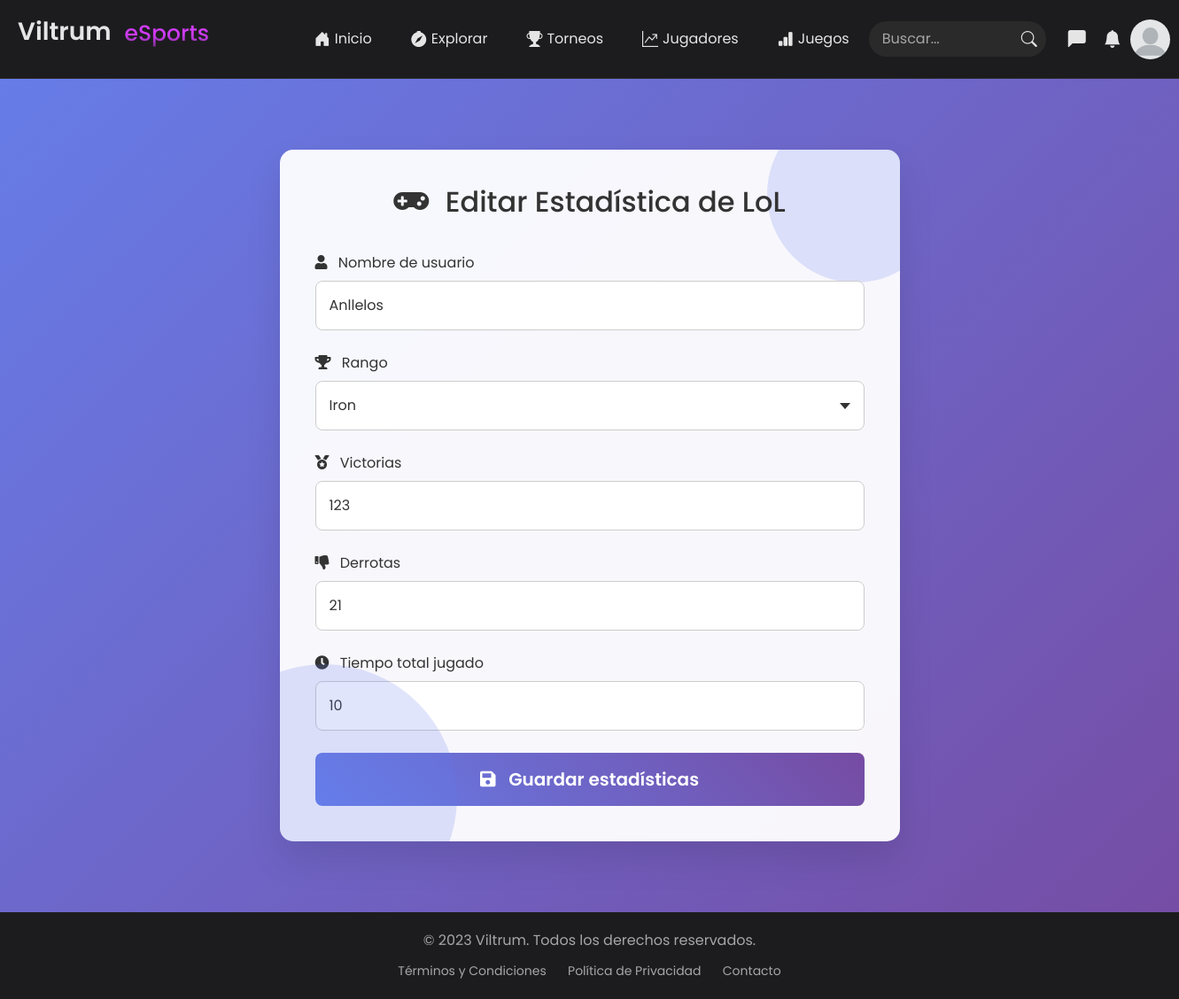
Page /profile/games_stats/edit/1 (signed in) on the committed database.
### users/models.py (models this page shows)
class PlayerStats(models.Model):
    TYPE_CHOICES = [
        ("LoL", "League of Legends"),
        ("D2", "Dota 2"),
        ("CSGO", "Counter-Strike: Global Offensive"),
        ("VAL", "Valorant"),
        ("OW", "Overwatch"),
        ("PUBG", "PlayerUnknown's Battlegrounds"),
        ("FORT", "Fortnite"),
        ("Apex", "Apex Legends"),
        ("R6", "Rainbow Six Siege"),
        ("RL", "Rocket League")
    ]
    user = models.ForeignKey(User, on_delete=models.CASCADE)  # Relación con el usuario
    user_game = models.CharField(max_length=50)  # Nombre del juego jugado por el usuario
    game = models.CharField(max_length=5, choices=TYPE_CHOICES)  # Juego, limitado a las opciones disponibles
    rank = models.CharField(max_length=50)  # Rango del jugador
    wins = models.IntegerField(default=0)  # Número de victorias
    losses = models.IntegerField(default=0)  # Número de derrotas
    total_played = models.IntegerField(default=0)  # Total de juegos jugados
    is_active = models.BooleanField(default=True)  #Bandera en caso de ser eliminado
    class Meta:
        unique_together = ('user', 'game')  # Asegura que el usuario no pueda repetir el juego con el mismo tipo

### users/views.py (the view)
# urls.py: path('profile/games_stats/edit/<int:game_id>', views.update_game_stats, name='edit_game_stat'),
@login_required
def update_game_stats(request, game_id):
    active_user = request.user
    game = get_object_or_404(PlayerStats, pk=game_id)
    if active_user.groups.filter(name='Gamer').exists() and PlayerStats.objects.filter(user=active_user, pk=game.id).exists():
        if request.method == "POST":
            edit_game_stat = EditGameStat(request.POST, instance=game)
            if edit_game_stat.is_valid():
                edit_game_stat.save()
                return redirect('profile', username=active_user.username)  # Asegúrate de pasar el username
        edit_game_stat = EditGameStat(instance=game)  # Crear instancia del formulario para GET
        data_context = {'edit_game_stat': edit_game_stat, 'game': game}
        return render(request, 'edit_game_stat.html', data_context)
    return redirect('home')

### users/forms.py
class EditGameStat(forms.ModelForm):
    class Meta:
        model = models.PlayerStats
        fields = ['user_game', 'rank', 'wins', 'losses', 'total_played']

### core/context_processors.py (called while the page is built)
def user_role(request):
    if request.user.is_authenticated:
        if request.user.groups.filter(name='Sponsor').exists():
            return {'role': 'sponsor'}
        elif request.user.groups.filter(name='Gamer').exists():
            return {'role': 'gamer'}
        else:
            return {'role': 'other'}
    return {'role': 'guest'}

def notifications(request):
    if request.user.is_authenticated:
        notifications = NotificationSystem.objects.filter(receiver=request.user).order_by('-created_at')[:8]
        return {'notifications': notifications}
    return {'notifications': []}

def verification(request):
    if request.user.is_authenticated:
        verificate = ExtendedData.objects.filter(user=request.user, user_verification=True)
        if verificate.exists():
            return {'verified':True}
        else:
            return {'verified':False}
    return {'verified':False}

### users/templates/edit_game_stat.html (shortened to what this page needs)
{% extends 'template.html' %}
{% load static %}
{% load extras %}
{% block extra_css %}
<link rel="stylesheet" href="{% static 'css/editStatistics.css' %}">
<link rel="stylesheet" href="https://cdnjs.cloudflare.com/ajax/libs/font-awesome/5.15.3/css/all.min.css">
{% endblock %}
{% block content %}
<div class="edit-stats-container">
    <div class="header">
        <h2><i class="fas fa-gamepad"></i> Editar Estadística de {{game.game}}</h2>
    </div>
    <form action="" method="POST">
        <div class="form-group">
            <label for="user_game"><i class="fas fa-user"></i> Nombre de usuario</label>
            <input type="text" id="user_game" name="user_game" value="{{game.user_game}}" required>
        </div>
        <div class="form-group">
            <label for="rank"><i class="fas fa-trophy"></i> Rango</label>
            <select name="rank" id="rank"></select>
        </div>
        <div class="form-group">
            <label for="wins"><i class="fas fa-medal"></i> Victorias</label>
            <input type="number" id="wins" name="wins" value="{{game.wins}}" required>
        </div>
        <div class="form-group">
            <label for="losses"><i class="fas fa-thumbs-down"></i> Derrotas</label>
            <input type="number" id="losses" name="losses" value="{{game.losses}}" required>
        </div>
        <div class="form-group">
            <label for="total_played"><i class="fas fa-clock"></i> Tiempo total jugado</label>
            <input type="number" id="total_played" name="total_played" value="{{game.total_played}}" required>
        </div>
        <button type="submit"><i class="fas fa-save"></i> Guardar estadísticas</button>
    </form>
</div>
{% endblock %}

### core/static/core/css/template.css (style rules this page uses)
* { font-family: 'Poppins', sans-serif; margin: 0; padding: 0; box-sizing: border-box; }
body { background-color: #1C1C1E; color: #E5E5E5; display: flex; flex-direction: column; min-height: 100vh; }

### users/static/css/editStatistics.css (style rules this page uses)
body { background: linear-gradient(135deg, #667eea, #764ba2); font-family: 'Roboto', sans-serif; color: #333; margin: 0; padding: 0; overflow-x: hidden; }
.edit-stats-container { max-width: 700px; margin: 80px auto; padding: 40px; background: rgba(255, 255, 255, 0.95); border-radius: 15px; box-shadow: 0 20px 40px rgba(0, 0, 0, 0.1); position: relative; overflow: hidden; }
.edit-stats-container::before, .edit-stats-container::after { content: ''; position: absolute; border-radius: 50%; background: rgba(102, 126, 234, 0.2); animation: float 6s ease-in-out infinite; }
.edit-stats-container::before { width: 200px; height: 200px; top: -50px; right: -50px; }
.edit-stats-container::after { width: 300px; height: 300px; bottom: -100px; left: -100px; }
.header { text-align: center; margin-bottom: 30px; }
.header h2 { font-size: 32px; color: #333; position: relative; display: inline-block; animation: slideIn 1s forwards; }
.header h2 i { margin-right: 10px; color: #333; }
.form-group { margin-bottom: 25px; animation: fadeInUp 1s forwards; }
.form-group:nth-child(2) { animation-delay: 0.4s; }
.form-group:nth-child(3) { animation-delay: 0.6s; }
.form-group:nth-child(4) { animation-delay: 0.8s; }
.form-group:nth-child(5) { animation-delay: 1s; }
.form-group label { font-size: 16px; color: #333; display: block; margin-bottom: 8px; }
.form-group label i { margin-right: 8px; color: #333; }
.form-group input, .form-group select { width: 100%; padding: 15px; border-radius: 8px; border: 1px solid #ccc; font-size: 16px; background-color: #fff; color: #333; transition: all 0.3s; box-sizing: border-box; }
.form-group input::placeholder { color: #888; opacity: 1; }
.form-group select { appearance: none; -webkit-appearance: none; background-repeat: no-repeat; background-position: right 15px center; background-size: 12px; }
button[type="submit"] { width: 100%; padding: 15px; background: linear-gradient(45deg, #667eea, #764ba2); color: white; border: none; border-radius: 8px; font-size: 20px; font-weight: 600; cursor: pointer; transition: background 0.5s, transform 0.2s; position: relative; overflow: hidden; animation: fadeInUp 1s forwards; animation-delay: 1.2s; }
button[type="submit"] i { margin-right: 10px; }
button[type="submit"]::after { content: ''; position: absolute; top: 0; left: -100%; width: 100%; height: 100%; background: linear-gradient(90deg, transparent, rgba(255,255,255,0.4), transparent); transition: left 0.5s; }

### rows in the picture
PlayerStats: game "LoL", user_game "Anllelos", wins "123", losses "21", total_played "10"
